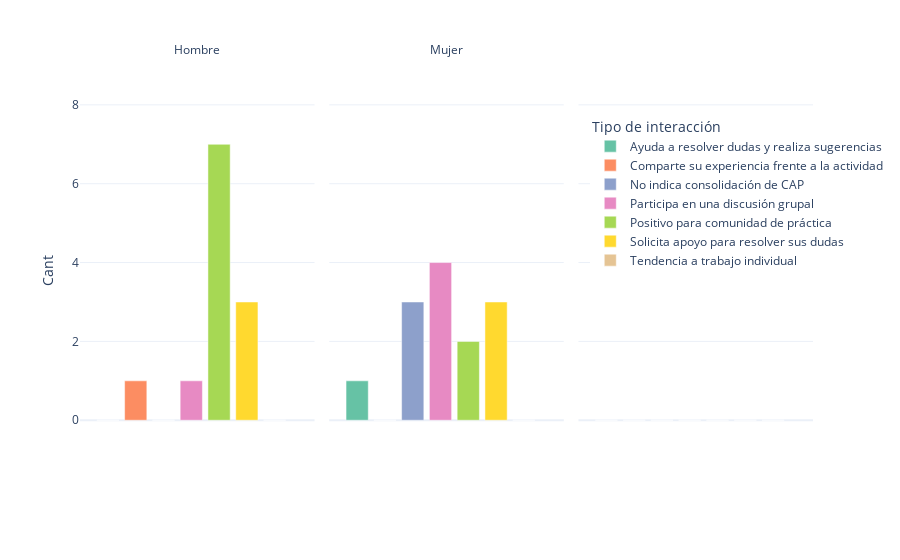

Source (notebook cell):
### Code cell
figc=px.bar(pivot,x='Tipo de interacción', y='Cant', color='Tipo de interacción', facet_col='Género', template="plotly_white",color_discrete_sequence=px.colors.qualitative.Set2)
figc.update_xaxes(visible=False, showticklabels=False)
figc.for_each_annotation(lambda a: a.update(text=a.text.split("=")[-1]))
figc.show(config=config_chart)

### Figure 1 — Plotly figure (JSON) as saved in the notebook; plotly's stock layout.template omitted (floating-point values rounded to 4 significant figures)
{"data": [{"alignmentgroup": "True", "hovertemplate": "Tipo de interacción=%{x}<br>Género=Hombre<br>Cant=%{y}<extra></extra>", "legendgroup": "Ayuda a resolver dudas y realiza sugerencias", "marker": {"color": "rgb(102,194,165)", "pattern": {"shape": ""}}, "name": "Ayuda a resolver dudas y realiza sugerencias", "offsetgroup": "Ayuda a resolver dudas y realiza sugerencias", "orientation": "v", "showlegend": true, "textposition": "auto", "type": "bar", "x": ["Ayuda a resolver dudas y realiza sugerencias"], "xaxis": "x", "y": [0], "yaxis": "y"}, {"alignmentgroup": "True", "hovertemplate": "Tipo de interacción=%{x}<br>Género=Mujer<br>Cant=%{y}<extra></extra>", "legendgroup": "Ayuda a resolver dudas y realiza sugerencias", "marker": {"color": "rgb(102,194,165)", "pattern": {"shape": ""}}, "name": "Ayuda a resolver dudas y realiza sugerencias", "offsetgroup": "Ayuda a resolver dudas y realiza sugerencias", "orientation": "v", "showlegend": false, "textposition": "auto", "type": "bar", "x": ["Ayuda a resolver dudas y realiza sugerencias"], "xaxis": "x2", "y": [1], "yaxis": "y2"}, {"alignmentgroup": "True", "hovertemplate": "Tipo de interacción=%{x}<br>Género=No especificado<br>Cant=%{y}<extra></extra>", "legendgroup": "Ayuda a resolver dudas y realiza sugerencias", "marker": {"color": "rgb(102,194,165)", "pattern": {"shape": ""}}, "name": "Ayuda a resolver dudas y realiza sugerencias", "offsetgroup": "Ayuda a resolver dudas y realiza sugerencias", "orientation": "v", "showlegend": false, "textposition": "auto", "type": "bar", "x": ["Ayuda a resolver dudas y realiza sugerencias"], "xaxis": "x3", "y": [0], "yaxis": "y3"}, {"alignmentgroup": "True", "hovertemplate": "Tipo de interacción=%{x}<br>Género=Hombre<br>Cant=%{y}<extra></extra>", "legendgroup": "Comparte su experiencia frente a la actividad", "marker": {"color": "rgb(252,141,98)", "pattern": {"shape": ""}}, "name": "Comparte su experiencia frente a la actividad", "offsetgroup": "Comparte su experiencia frente a la actividad", "orientation": "v", "showlegend": true, "textposition": "auto", "type": "bar", "x": ["Comparte su experiencia frente a la actividad"], "xaxis": "x", "y": [1], "yaxis": "y"}, {"alignmentgroup": "True", "hovertemplate": "Tipo de interacción=%{x}<br>Género=Mujer<br>Cant=%{y}<extra></extra>", "legendgroup": "Comparte su experiencia frente a la actividad", "marker": {"color": "rgb(252,141,98)", "pattern": {"shape": ""}}, "name": "Comparte su experiencia frente a la actividad", "offsetgroup": "Comparte su experiencia frente a la actividad", "orientation": "v", "showlegend": false, "textposition": "auto", "type": "bar", "x": ["Comparte su experiencia frente a la actividad"], "xaxis": "x2", "y": [0], "yaxis": "y2"}, {"alignmentgroup": "True", "hovertemplate": "Tipo de interacción=%{x}<br>Género=No especificado<br>Cant=%{y}<extra></extra>", "legendgroup": "Comparte su experiencia frente a la actividad", "marker": {"color": "rgb(252,141,98)", "pattern": {"shape": ""}}, "name": "Comparte su experiencia frente a la actividad", "offsetgroup": "Comparte su experiencia frente a la actividad", "orientation": "v", "showlegend": false, "textposition": "auto", "type": "bar", "x": ["Comparte su experiencia frente a la actividad"], "xaxis": "x3", "y": [0], "yaxis": "y3"}, {"alignmentgroup": "True", "hovertemplate": "Tipo de interacción=%{x}<br>Género=Hombre<br>Cant=%{y}<extra></extra>", "legendgroup": "No indica consolidación de CAP", "marker": {"color": "rgb(141,160,203)", "pattern": {"shape": ""}}, "name": "No indica consolidación de CAP", "offsetgroup": "No indica consolidación de CAP", "orientation": "v", "showlegend": true, "textposition": "auto", "type": "bar", "x": ["No indica consolidación de CAP"], "xaxis": "x", "y": [0], "yaxis": "y"}, {"alignmentgroup": "True", "hovertemplate": "Tipo de interacción=%{x}<br>Género=Mujer<br>Cant=%{y}<extra></extra>", "legendgroup": "No indica consolidación de CAP", "marker": {"color": "rgb(141,160,203)", "pattern": {"shape": ""}}, "name": "No indica consolidación de CAP", "offsetgroup": "No indica consolidación de CAP", "orientation": "v", "showlegend": false, "textposition": "auto", "type": "bar", "x": ["No indica consolidación de CAP"], "xaxis": "x2", "y": [3], "yaxis": "y2"}, {"alignmentgroup": "True", "hovertemplate": "Tipo de interacción=%{x}<br>Género=No especificado<br>Cant=%{y}<extra></extra>", "legendgroup": "No indica consolidación de CAP", "marker": {"color": "rgb(141,160,203)", "pattern": {"shape": ""}}, "name": "No indica consolidación de CAP", "offsetgroup": "No indica consolidación de CAP", "orientation": "v", "showlegend": false, "textposition": "auto", "type": "bar", "x": ["No indica consolidación de CAP"], "xaxis": "x3", "y": [0], "yaxis": "y3"}, {"alignmentgroup": "True", "hovertemplate": "Tipo de interacción=%{x}<br>Género=Hombre<br>Cant=%{y}<extra></extra>", "legendgroup": "Participa en una discusión grupal", "marker": {"color": "rgb(231,138,195)", "pattern": {"shape": ""}}, "name": "Participa en una discusión grupal", "offsetgroup": "Participa en una discusión grupal", "orientation": "v", "showlegend": true, "textposition": "auto", "type": "bar", "x": ["Participa en una discusión grupal"], "xaxis": "x", "y": [1], "yaxis": "y"}, {"alignmentgroup": "True", "hovertemplate": "Tipo de interacción=%{x}<br>Género=Mujer<br>Cant=%{y}<extra></extra>", "legendgroup": "Participa en una discusión grupal", "marker": {"color": "rgb(231,138,195)", "pattern": {"shape": ""}}, "name": "Participa en una discusión grupal", "offsetgroup": "Participa en una discusión grupal", "orientation": "v", "showlegend": false, "textposition": "auto", "type": "bar", "x": ["Participa en una discusión grupal"], "xaxis": "x2", "y": [4], "yaxis": "y2"}, {"alignmentgroup": "True", "hovertemplate": "Tipo de interacción=%{x}<br>Género=No especificado<br>Cant=%{y}<extra></extra>", "legendgroup": "Participa en una discusión grupal", "marker": {"color": "rgb(231,138,195)", "pattern": {"shape": ""}}, "name": "Participa en una discusión grupal", "offsetgroup": "Participa en una discusión grupal", "orientation": "v", "showlegend": false, "textposition": "auto", "type": "bar", "x": ["Participa en una discusión grupal"], "xaxis": "x3", "y": [0], "yaxis": "y3"}, {"alignmentgroup": "True", "hovertemplate": "Tipo de interacción=%{x}<br>Género=Hombre<br>Cant=%{y}<extra></extra>", "legendgroup": "Positivo para comunidad de práctica", "marker": {"color": "rgb(166,216,84)", "pattern": {"shape": ""}}, "name": "Positivo para comunidad de práctica", "offsetgroup": "Positivo para comunidad de práctica", "orientation": "v", "showlegend": true, "textposition": "auto", "type": "bar", "x": ["Positivo para comunidad de práctica"], "xaxis": "x", "y": [7], "yaxis": "y"}, {"alignmentgroup": "True", "hovertemplate": "Tipo de interacción=%{x}<br>Género=Mujer<br>Cant=%{y}<extra></extra>", "legendgroup": "Positivo para comunidad de práctica", "marker": {"color": "rgb(166,216,84)", "pattern": {"shape": ""}}, "name": "Positivo para comunidad de práctica", "offsetgroup": "Positivo para comunidad de práctica", "orientation": "v", "showlegend": false, "textposition": "auto", "type": "bar", "x": ["Positivo para comunidad de práctica"], "xaxis": "x2", "y": [2], "yaxis": "y2"}, {"alignmentgroup": "True", "hovertemplate": "Tipo de interacción=%{x}<br>Género=No especificado<br>Cant=%{y}<extra></extra>", "legendgroup": "Positivo para comunidad de práctica", "marker": {"color": "rgb(166,216,84)", "pattern": {"shape": ""}}, "name": "Positivo para comunidad de práctica", "offsetgroup": "Positivo para comunidad de práctica", "orientation": "v", "showlegend": false, "textposition": "auto", "type": "bar", "x": ["Positivo para comunidad de práctica"], "xaxis": "x3", "y": [0], "yaxis": "y3"}, {"alignmentgroup": "True", "hovertemplate": "Tipo de interacción=%{x}<br>Género=Hombre<br>Cant=%{y}<extra></extra>", "legendgroup": "Solicita apoyo para resolver sus dudas", "marker": {"color": "rgb(255,217,47)", "pattern": {"shape": ""}}, "name": "Solicita apoyo para resolver sus dudas", "offsetgroup": "Solicita apoyo para resolver sus dudas", "orientation": "v", "showlegend": true, "textposition": "auto", "type": "bar", "x": ["Solicita apoyo para resolver sus dudas"], "xaxis": "x", "y": [3], "yaxis": "y"}, {"alignmentgroup": "True", "hovertemplate": "Tipo de interacción=%{x}<br>Género=Mujer<br>Cant=%{y}<extra></extra>", "legendgroup": "Solicita apoyo para resolver sus dudas", "marker": {"color": "rgb(255,217,47)", "pattern": {"shape": ""}}, "name": "Solicita apoyo para resolver sus dudas", "offsetgroup": "Solicita apoyo para resolver sus dudas", "orientation": "v", "showlegend": false, "textposition": "auto", "type": "bar", "x": ["Solicita apoyo para resolver sus dudas"], "xaxis": "x2", "y": [3], "yaxis": "y2"}, {"alignmentgroup": "True", "hovertemplate": "Tipo de interacción=%{x}<br>Género=No especificado<br>Cant=%{y}<extra></extra>", "legendgroup": "Solicita apoyo para resolver sus dudas", "marker": {"color": "rgb(255,217,47)", "pattern": {"shape": ""}}, "name": "Solicita apoyo para resolver sus dudas", "offsetgroup": "Solicita apoyo para resolver sus dudas", "orientation": "v", "showlegend": false, "textposition": "auto", "type": "bar", "x": ["Solicita apoyo para resolver sus dudas"], "xaxis": "x3", "y": [0], "yaxis": "y3"}, {"alignmentgroup": "True", "hovertemplate": "Tipo de interacción=%{x}<br>Género=Hombre<br>Cant=%{y}<extra></extra>", "legendgroup": "Tendencia a trabajo individual", "marker": {"color": "rgb(229,196,148)", "pattern": {"shape": ""}}, "name": "Tendencia a trabajo individual", "offsetgroup": "Tendencia a trabajo individual", "orientation": "v", "showlegend": true, "textposition": "auto", "type": "bar", "x": ["Tendencia a trabajo individual"], "xaxis": "x", "y": [0], "yaxis": "y"}, {"alignmentgroup": "True", "hovertemplate": "Tipo de interacción=%{x}<br>Género=Mujer<br>Cant=%{y}<extra></extra>", "legendgroup": "Tendencia a trabajo individual", "marker": {"color": "rgb(229,196,148)", "pattern": {"shape": ""}}, "name": "Tendencia a trabajo individual", "offsetgroup": "Tendencia a trabajo individual", "orientation": "v", "showlegend": false, "textposition": "auto", "type": "bar", "x": ["Tendencia a trabajo individual"], "xaxis": "x2", "y": [0], "yaxis": "y2"}, {"alignmentgroup": "True", "hovertemplate": "Tipo de interacción=%{x}<br>Género=No especificado<br>Cant=%{y}<extra></extra>", "legendgroup": "Tendencia a trabajo individual", "marker": {"color": "rgb(229,196,148)", "pattern": {"shape": ""}}, "name": "Tendencia a trabajo individual", "offsetgroup": "Tendencia a trabajo individual", "orientation": "v", "showlegend": false, "textposition": "auto", "type": "bar", "x": ["Tendencia a trabajo individual"], "xaxis": "x3", "y": [0], "yaxis": "y3"}], "layout": {"annotations": [{"font": {}, "showarrow": false, "text": "Hombre", "x": 0.16, "xanchor": "center", "xref": "paper", "y": 1, "yanchor": "bottom", "yref": "paper"}, {"font": {}, "showarrow": false, "text": "Mujer", "x": 0.5, "xanchor": "center", "xref": "paper", "y": 1, "yanchor": "bottom", "yref": "paper"}, {"font": {}, "showarrow": false, "text": "", "x": 0.84, "xanchor": "center", "xref": "paper", "y": 1, "yanchor": "bottom", "yref": "paper"}], "autosize": true, "barmode": "relative", "legend": {"title": {"text": "Tipo de interacción"}, "tracegroupgap": 0, "x": 0.6961, "y": 0.8727}, "margin": {"t": 60}, "xaxis": {"anchor": "y", "autorange": false, "categoryarray": ["Ayuda a resolver dudas y realiza sugerencias", "Comparte su experiencia frente a la actividad", "No indica consolidación de CAP", "Participa en una discusión grupal", "Positivo para comunidad de práctica", "Solicita apoyo para resolver sus dudas", "Tendencia a trabajo individual"], "categoryorder": "array", "domain": [0, 0.32], "range": [-1.006, 7.438], "showticklabels": false, "title": {"text": "Tipo de interacción"}, "type": "category", "visible": false}, "xaxis2": {"anchor": "y2", "autorange": false, "categoryarray": ["Ayuda a resolver dudas y realiza sugerencias", "Comparte su experiencia frente a la actividad", "No indica consolidación de CAP", "Participa en una discusión grupal", "Positivo para comunidad de práctica", "Solicita apoyo para resolver sus dudas", "Tendencia a trabajo individual"], "categoryorder": "array", "domain": [0.34, 0.66], "matches": "x", "range": [-1.006, 7.438], "showticklabels": false, "title": {"text": "Tipo de interacción"}, "type": "category", "visible": false}, "xaxis3": {"anchor": "y3", "autorange": false, "categoryarray": ["Ayuda a resolver dudas y realiza sugerencias", "Comparte su experiencia frente a la actividad", "No indica consolidación de CAP", "Participa en una discusión grupal", "Positivo para comunidad de práctica", "Solicita apoyo para resolver sus dudas", "Tendencia a trabajo individual"], "categoryorder": "array", "domain": [0.68, 1.0], "matches": "x", "range": [-1.006, 7.438], "showticklabels": false, "title": {"text": "Tipo de interacción"}, "type": "category", "visible": false}, "yaxis": {"anchor": "x", "autorange": false, "domain": [0, 1], "range": [-1.516, 9.138], "title": {"text": "Cant"}, "type": "linear"}, "yaxis2": {"anchor": "x2", "autorange": false, "domain": [0, 1], "matches": "y", "range": [-1.516, 9.138], "showticklabels": false, "type": "linear"}, "yaxis3": {"anchor": "x3", "autorange": false, "domain": [0, 1], "matches": "y", "range": [-1.516, 9.138], "showticklabels": false, "type": "linear"}}}
